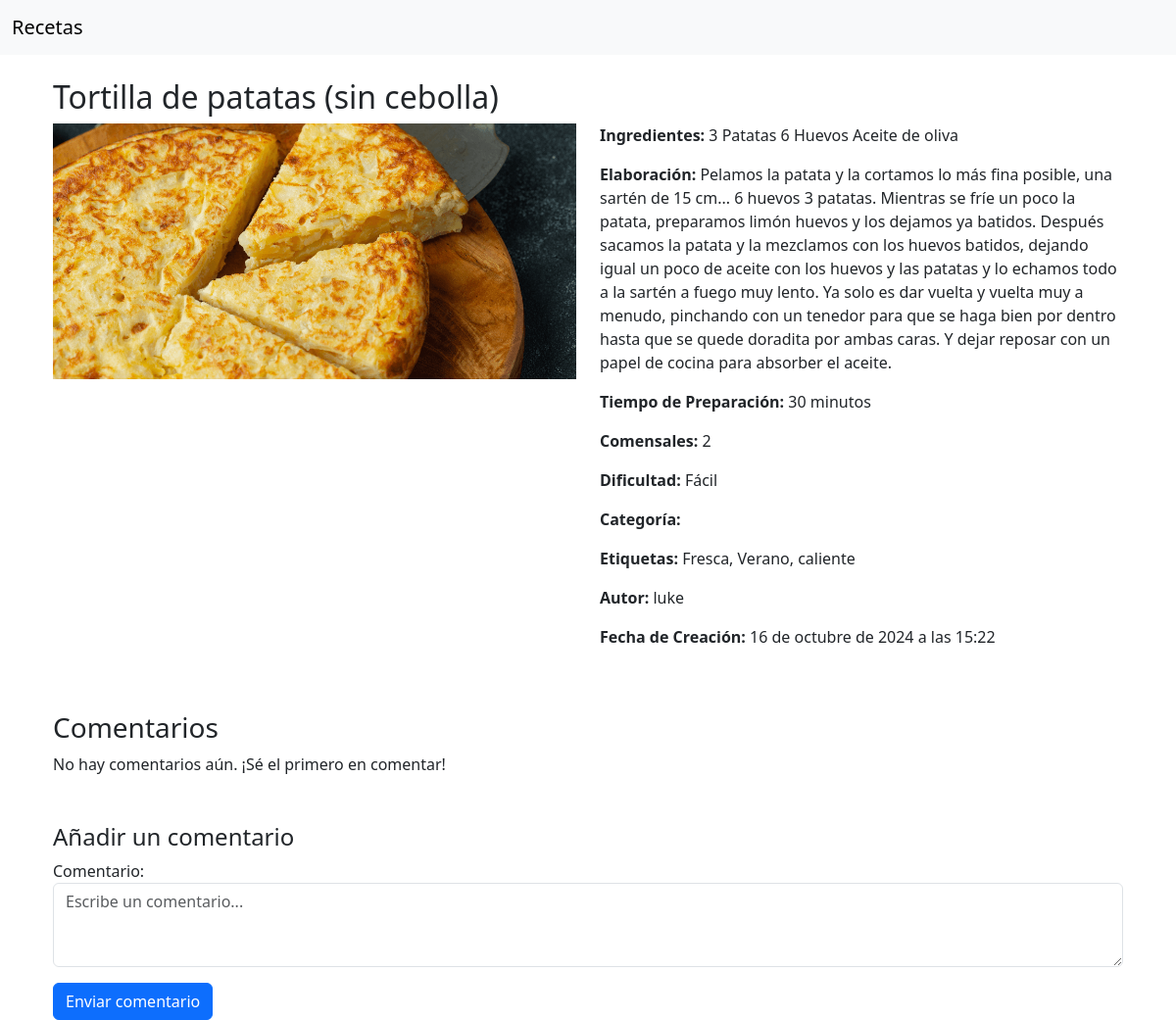
The app's page /recetas/5/ with its own data.
### recetas/models.py (models this page shows, shortened)
class Receta(models.Model):
    nombre = models.CharField(max_length=255)# nombre  receta
    ingredientes = models.TextField()
    elaboracion = models.TextField()
    tiempo_preparacion = models.PositiveIntegerField(help_text='Tiempo en minutos')
    comensales = models.PositiveIntegerField(help_text='Número de personas para las que se prepara la receta')
    dificultad = models.CharField(   #dificultad de la receta, con opciones difici,facil,media
        max_length=50,
        choices=[('Fácil', 'Fácil'), ('Media', 'Media'), ('Difícil', 'Difícil')]
    )
    categoria = models.CharField(max_length=100) # categoría de la receta (por ejemplo, "Postre", "Entrante")
    etiquetas = models.ManyToManyField(Etiqueta, blank=True, related_name='recetas')
    imagen = models.ImageField(upload_to='recetas_imagenes/', blank=True, null=True)
    fecha_creacion = models.DateTimeField(auto_now_add=True)
    autor = models.ForeignKey(User, on_delete=models.CASCADE, related_name='recetas')

class Etiqueta(models.Model):
    nombre = models.CharField(max_length=100, unique=True)
    descripcion = models.TextField(blank=True, null=True)
    def __str__(self):
        return self.nombre

### recetas/views.py (the view, shortened to what this page needs)
# urls.py: path('recetas/<int:pk>/', RecetaDetailView.as_view(), name = 'receta_detalle'),
class RecetaDetailView(DetailView):
    model = Receta
    template_name = 'recetas/receta_detalle.html'
    context_object_name = 'receta' #nombre que usaremos en la plantilla para acceder a la receta
    def get_context_data(self, **kwargs):
        context = super().get_context_data(**kwargs)
        context['form'] = ComentarioForm()  #agregamos el formulario de comentarios al contexto
        context['comentarios'] = self.object.comentarios.all()  # cargamos los comentarios de la receta
        return context

### recetas/forms.py
class ComentarioForm(forms.ModelForm):
    class Meta:
        model = Comentario
        fields = ['texto']  # Solo necesitamos el campo de texto para el comentario
        widgets = {
            'texto': forms.Textarea(attrs={'class': 'form-control', 'rows': 3, 'placeholder': 'Escribe un comentario...'}),
        }
        labels = {
            'texto': 'Comentario',
        }

### recetas/templates/recetas/receta_detalle.html (shortened to what this page needs)
{% extends 'recetas/base.html' %}
{% load static %}
{% block content %}
    <div class="container">
        <h2>{{ receta.nombre }}</h2>
        <div class="row">
            <div class="col-md-6">
                {% if receta.imagen %}
                    <img src="{{ receta.imagen.url }}" alt="{{ receta.nombre }}" class="img-fluid">
                {% else %}
                    <img src="{% static 'recetas/img/placeholder.png' %}" alt="Imagen no disponible" class="img-fluid">
                {% endif %}
            </div>
            <div class="col-md-6">
                <p><strong>Ingredientes:</strong> {{ receta.ingredientes }}</p>
                <p><strong>Elaboración:</strong> {{ receta.elaboracion }}</p>
                <p><strong>Tiempo de Preparación:</strong> {{ receta.tiempo_preparacion }} minutos</p>
                <p><strong>Comensales:</strong> {{ receta.comensales }}</p>
                <p><strong>Dificultad:</strong> {{ receta.dificultad }}</p>
                <p><strong>Categoría:</strong> {{ receta.categoria }}</p>
                <p><strong>Etiquetas:</strong> {{ receta.etiquetas.all|join:", " }}</p>
                <p><strong>Autor:</strong> {{ receta.autor.username }}</p>
                <p><strong>Fecha de Creación:</strong> {{ receta.fecha_creacion }}</p>
            </div>
        </div>
        <div class="mt-5">
            <h3>Comentarios</h3>
            {% if receta.comentarios.exists %}
                <ul class="list-group">
                    {% for comentario in receta.comentarios.all %}
                        <li class="list-group-item">
                            <p><strong>{{ comentario.autor.username }}:</strong> {{ comentario.texto }}</p>
                            <p class="text-muted">{{ comentario.fecha_creacion|date:"d M Y, H:i" }}</p>
                        </li>
                    {% endfor %}
                </ul>
            {% else %}
                <p>No hay comentarios aún. ¡Sé el primero en comentar!</p>
            {% endif %}
        </div>
        <div class="mt-5">
            <h4>Añadir un comentario</h4>
            <form method="POST">
                {{ form.as_p }}
                <button type="submit" class="btn btn-primary">Enviar comentario</button>
            </form>
        </div>
    </div>
{% endblock %}

### recetas/templates/recetas/base.html (shortened to what this page needs)
<!DOCTYPE html>
<html lang="es">
<head>
    <link href="https://cdn.jsdelivr.net/npm/bootstrap@5.3.0/dist/css/bootstrap.min.css" rel="stylesheet">
</head>
<body>
    <nav class="navbar navbar-expand-lg navbar-light bg-light">
        <div class="container-fluid">
            <a class="navbar-brand" href="{% url 'recetas' %}">Recetas </a>
        </div>
    </nav>
    <div class="container mt-4">
        {% block content %}
        {% endblock %}
    </div>
</body>
</html>

### records on screen
Receta: nombre "Tortilla de patatas (sin cebolla)", imagen (picture), ingredientes "3 Patatas 6 Huevos Aceite de oliva", elaboracion "Pelamos la patata y la cortamos lo más fina posible, una sartén de 15 cm... 6 huevos 3 patatas. Mientras se fríe un poco la patata, preparamos limón huevos y los dejamos ya batidos. Después sacamos la patata y la mezclamos con los huevos batidos, dejando igual un poco de aceite con los huevos y las patatas y lo echamos todo a la sartén a fuego muy lento. Ya solo es dar vuelta y vuelta muy a menudo, pinchando con un tenedor para que se haga bien por dentro hasta que se quede doradita por ambas caras. Y dejar reposar con un papel de cocina para absorber el aceite.", tiempo_preparacion "30", comensales "2", dificultad "Fácil", etiquetas.all "Fresca, Verano, caliente", autor.username "luke", fecha_creacion "16 de octubre de 2024 a las 15:22"
